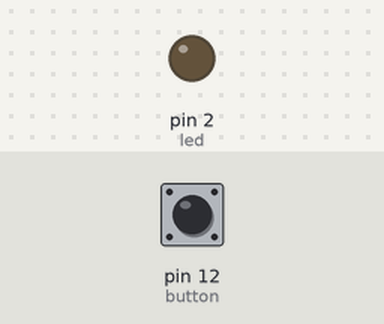
Bench run of a sketch on a simulated Arduino Uno, built with avr-gcc and run on an emulated ATmega328P. On the bench: output pins drawn as LEDs (lit = HIGH). Inputs (shaded band) come from the test bench; at power-on: pin 12 (button) HIGH.

Above: at 1.2 s.
1.3 s: pin 12 (button) pulled LOW for 0.15 s
At 1.37 s:
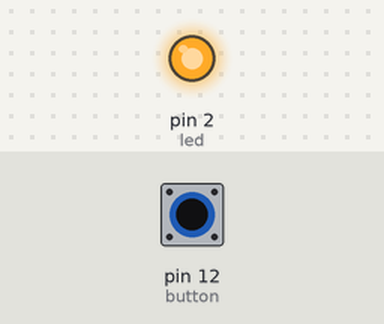
2.9 s: pin 12 (button) pulled LOW for 3.2 s
At 7.1 s:
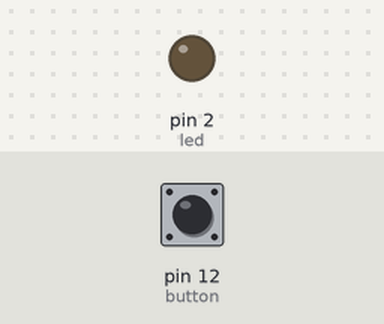
Timing chart, 0 to 8.6 s (numbered marks = the images above; inputs shaded):
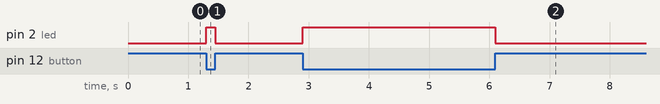

The sketch:

Control_LED_with_Push_Button.ino
```cpp
#define led 2
#define button 12
void setup() {
  // put your setup code here, to run once:
pinMode( led , OUTPUT);
pinMode(button, INPUT_PULLUP);

}

void loop() {
  // put your main code here, to run repeatedly:
if (digitalRead(button) == HIGH){
  digitalWrite(led,LOW);}
else{
  digitalWrite(led,HIGH);
}
}
```

Measured:
- after the input at 1.3 s, pin 2 (led): LOW → HIGH at once, → LOW 0.15 s later
- after the input at 2.9 s, pin 2 (led): LOW → HIGH at once, → LOW 3.2 s later
